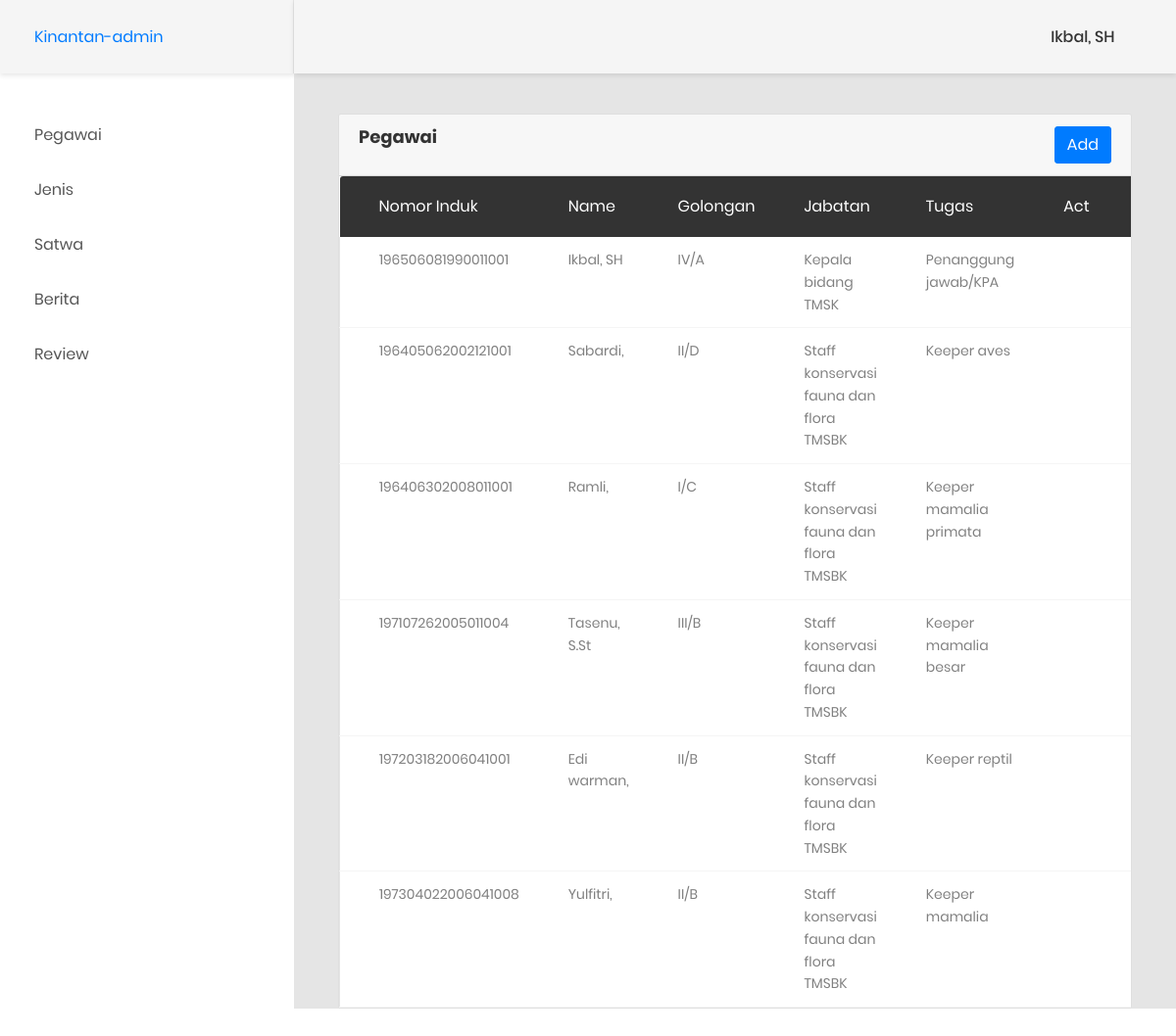
/admin/?page=pegawai (signed in), run on the app's committed database.
### tables this page shows
CREATE TABLE `pegawai` (
  `pegawainomorinduk` bigint(20) NOT NULL,
  `pegawainama` varchar(24) DEFAULT NULL,
  `pegawaigelar` varchar(10) DEFAULT NULL,
  `pegawaipassword` varchar(32) DEFAULT NULL,
  `pegawaigolongan` varchar(5) DEFAULT NULL,
  `jabatanid` int(11) DEFAULT NULL,
  `pegawaitugas` varchar(50) DEFAULT NULL
);

CREATE TABLE `jabatan` (
  `jabatanid` int(11) NOT NULL,
  `jabatannama` varchar(50) DEFAULT NULL
);

### admin/page/pegawai.php (the view)
<div class="card">
<div class="card-header">
    <div style="float:right">
        <ul class="nav nav-pills">
            <li class="nav-item">
                <td>
                    <a class="btn btn-primary" href="?page=addpegawai">Add</a>
                </td>
            </li>
        </ul>
    </div>
    <h4>Pegawai</h4>
</div>
<div class="table-responsive">
    <table class="table table-borderless table-data3">
        <thead>
            <tr>
                <th>nomor induk</th>
                <th>name</th>
                <th>golongan</th>
                <th>jabatan</th>
                <th>tugas</th>
                <th>act</th>
            </tr>
        </thead>
        <tbody>
            <?php
            $query="SELECT * from pegawai join jabatan on jabatan.jabatanid=pegawai.jabatanid order by jabatan.jabatanid ASC";
            $res=mysqli_query($conn,$query);
            while($i=mysqli_fetch_array($res)){?>
            <tr>
                <td><?=$i['pegawainomorinduk']?></td>
                <td><?=ucfirst($i['pegawainama'])?>, <?=ucfirst($i['pegawaigelar'])?></td>
                <td><?=strtoupper($i['pegawaigolongan'])?></td>
                <td><?=ucfirst($i['jabatannama'])?></td>
                <td><?=ucfirst($i['pegawaitugas'])?></td>
                <td>
                    <a href="?page=editpegawai&id=<?=$i['pegawainomorinduk']?>" class="item" data-toggle="tooltip" data-placement="top" title="Edit">
                        <i class="fa fa-pencil-alt"></i>
                    </a>
                    <a href="?delpegawai&id=<?=$i['pegawainomorinduk']?>" class="item" data-toggle="tooltip" data-placement="top" title="Delete">
                        <i class="fa fa-trash"></i>
                    </a>
                </td>
            </tr>
            <?php }?>
        </tbody>
    </table>
    </div>
</div>

### data on the page
pegawai: pegawainomorinduk "196506081990011001", pegawainama "Ikbal", pegawaigelar "SH", pegawaigolongan "IV/A", jabatanid.jabatannama "Kepala bidang TMSK", pegawaitugas "Penanggung jawab/KPA"
pegawai: pegawainomorinduk "196405062002121001", pegawainama "Sabardi", pegawaigolongan "II/D", jabatanid.jabatannama "Staff konservasi fauna dan flora TMSBK", pegawaitugas "Keeper aves"
pegawai: pegawainomorinduk "196406302008011001", pegawainama "Ramli", pegawaigolongan "I/C", jabatanid.jabatannama "Staff konservasi fauna dan flora TMSBK", pegawaitugas "Keeper mamalia primata"
pegawai: pegawainomorinduk "197107262005011004", pegawainama "Tasenu", pegawaigelar "S.St", pegawaigolongan "III/B", jabatanid.jabatannama "Staff konservasi fauna dan flora TMSBK", pegawaitugas "Keeper mamalia besar"
pegawai: pegawainomorinduk "197203182006041001", pegawainama "Edi warman", pegawaigolongan "II/B", jabatanid.jabatannama "Staff konservasi fauna dan flora TMSBK", pegawaitugas "Keeper reptil"
pegawai: pegawainomorinduk "197304022006041008", pegawainama "Yulfitri", pegawaigolongan "II/B", jabatanid.jabatannama "Staff konservasi fauna dan flora TMSBK", pegawaitugas "Keeper mamalia"

### other printed values
$_SESSION['user']['pegawainama'] "Ikbal"
$_SESSION['user']['pegawaigelar'] "SH"
